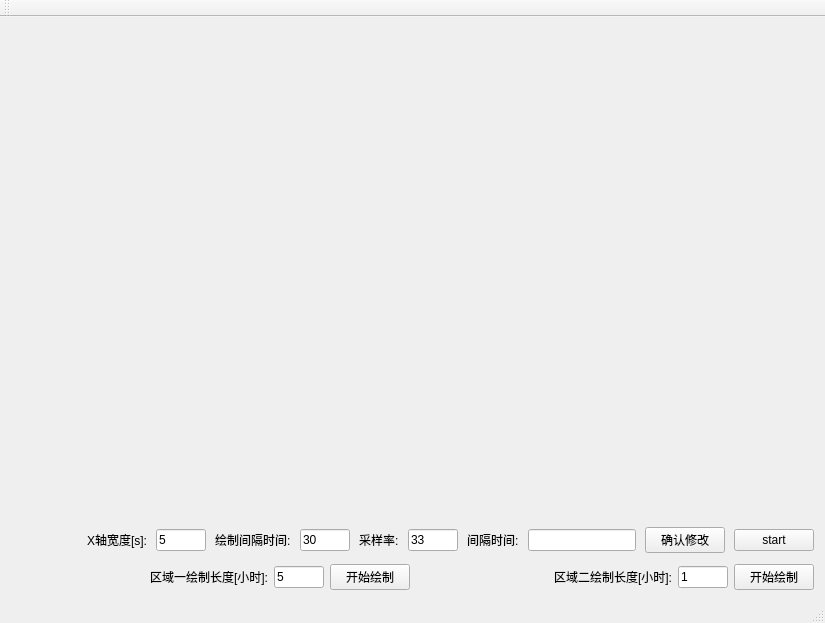
<?xml version="1.0" encoding="UTF-8"?>
<ui version="4.0">
 <class>MainWindow</class>
 <widget class="QMainWindow" name="MainWindow">
  <property name="geometry">
   <rect>
    <x>0</x>
    <y>0</y>
    <width>825</width>
    <height>623</height>
   </rect>
  </property>
  <property name="windowTitle">
   <string>MainWindow</string>
  </property>
  <widget class="QWidget" name="centralWidget">
   <property name="styleSheet">
    <string notr="true">QLabel, QLineEdit, QPushButton{
	font: 12pt &quot;Microsoft YaHei UI&quot;;
}</string>
   </property>
   <layout class="QVBoxLayout" name="verticalLayout" stretch="1,2,0,0">
    <item>
     <widget class="QwtPlot" name="qwtPlot">
      <property name="sizePolicy">
       <sizepolicy hsizetype="Preferred" vsizetype="Expanding">
        <horstretch>0</horstretch>
        <verstretch>0</verstretch>
       </sizepolicy>
      </property>
     </widget>
    </item>
    <item>
     <widget class="QwtPlot" name="qwtPlotTwo">
      <property name="sizePolicy">
       <sizepolicy hsizetype="Preferred" vsizetype="Expanding">
        <horstretch>0</horstretch>
        <verstretch>0</verstretch>
       </sizepolicy>
      </property>
     </widget>
    </item>
    <item>
     <layout class="QHBoxLayout" name="horizontalLayout">
      <property name="spacing">
       <number>9</number>
      </property>
      <item>
       <spacer name="horizontalSpacer_2">
        <property name="orientation">
         <enum>Qt::Horizontal</enum>
        </property>
        <property name="sizeHint" stdset="0">
         <size>
          <width>40</width>
          <height>20</height>
         </size>
        </property>
       </spacer>
      </item>
      <item>
       <widget class="QLabel" name="label_4">
        <property name="toolTip">
         <string>每秒采样次数</string>
        </property>
        <property name="text">
         <string>X轴宽度[s]:</string>
        </property>
        <property name="buddy">
         <cstring>leSamplingRate</cstring>
        </property>
       </widget>
      </item>
      <item>
       <widget class="QLineEdit" name="leXAxisWidth">
        <property name="maximumSize">
         <size>
          <width>50</width>
          <height>16777215</height>
         </size>
        </property>
        <property name="text">
         <string>5</string>
        </property>
       </widget>
      </item>
      <item>
       <widget class="QLabel" name="label_3">
        <property name="text">
         <string>绘制间隔时间:</string>
        </property>
        <property name="buddy">
         <cstring>leIntervalTime</cstring>
        </property>
       </widget>
      </item>
      <item>
       <widget class="QLineEdit" name="lePlotIntervalTime">
        <property name="maximumSize">
         <size>
          <width>50</width>
          <height>16777215</height>
         </size>
        </property>
        <property name="text">
         <string>30</string>
        </property>
       </widget>
      </item>
      <item>
       <widget class="QLabel" name="label">
        <property name="toolTip">
         <string>每秒采样次数</string>
        </property>
        <property name="text">
         <string>采样率:</string>
        </property>
        <property name="buddy">
         <cstring>leSamplingRate</cstring>
        </property>
       </widget>
      </item>
      <item>
       <widget class="QLineEdit" name="leSamplingRate">
        <property name="maximumSize">
         <size>
          <width>50</width>
          <height>16777215</height>
         </size>
        </property>
        <property name="text">
         <string>33</string>
        </property>
       </widget>
      </item>
      <item>
       <widget class="QLabel" name="label_2">
        <property name="text">
         <string>间隔时间:</string>
        </property>
        <property name="buddy">
         <cstring>leIntervalTime</cstring>
        </property>
       </widget>
      </item>
      <item>
       <widget class="QLineEdit" name="leIntervalTime">
        <property name="maximumSize">
         <size>
          <width>119</width>
          <height>16777215</height>
         </size>
        </property>
        <property name="readOnly">
         <bool>true</bool>
        </property>
       </widget>
      </item>
      <item>
       <widget class="QPushButton" name="btnConfirmModify">
        <property name="text">
         <string>确认修改</string>
        </property>
       </widget>
      </item>
      <item>
       <widget class="QPushButton" name="btnStart">
        <property name="text">
         <string>start</string>
        </property>
       </widget>
      </item>
     </layout>
    </item>
    <item>
     <widget class="QWidget" name="widget" native="true">
      <layout class="QHBoxLayout" name="horizontalLayout_2">
       <property name="leftMargin">
        <number>0</number>
       </property>
       <property name="topMargin">
        <number>5</number>
       </property>
       <property name="rightMargin">
        <number>0</number>
       </property>
       <property name="bottomMargin">
        <number>0</number>
       </property>
       <item>
        <spacer name="horizontalSpacer">
         <property name="orientation">
          <enum>Qt::Horizontal</enum>
         </property>
         <property name="sizeHint" stdset="0">
          <size>
           <width>40</width>
           <height>20</height>
          </size>
         </property>
        </spacer>
       </item>
       <item>
        <widget class="QLabel" name="label_5">
         <property name="toolTip">
          <string>每秒采样次数</string>
         </property>
         <property name="text">
          <string>区域一绘制长度[小时]:</string>
         </property>
         <property name="buddy">
          <cstring>leSamplingRate</cstring>
         </property>
        </widget>
       </item>
       <item>
        <widget class="QLineEdit" name="leDrawLength">
         <property name="maximumSize">
          <size>
           <width>50</width>
           <height>16777215</height>
          </size>
         </property>
         <property name="text">
          <string>5</string>
         </property>
        </widget>
       </item>
       <item>
        <widget class="QPushButton" name="btnDrawHistory">
         <property name="text">
          <string>开始绘制</string>
         </property>
        </widget>
       </item>
       <item>
        <spacer name="horizontalSpacer_3">
         <property name="orientation">
          <enum>Qt::Horizontal</enum>
         </property>
         <property name="sizeHint" stdset="0">
          <size>
           <width>40</width>
           <height>20</height>
          </size>
         </property>
        </spacer>
       </item>
       <item>
        <widget class="QLabel" name="label_6">
         <property name="toolTip">
          <string>每秒采样次数</string>
         </property>
         <property name="text">
          <string>区域二绘制长度[小时]:</string>
         </property>
         <property name="buddy">
          <cstring>leSamplingRate</cstring>
         </property>
        </widget>
       </item>
       <item>
        <widget class="QLineEdit" name="leSecondDrawLength">
         <property name="maximumSize">
          <size>
           <width>50</width>
           <height>16777215</height>
          </size>
         </property>
         <property name="text">
          <string>1</string>
         </property>
        </widget>
       </item>
       <item>
        <widget class="QPushButton" name="btnSecondDrawHistory">
         <property name="text">
          <string>开始绘制</string>
         </property>
        </widget>
       </item>
      </layout>
     </widget>
    </item>
   </layout>
  </widget>
  <widget class="QMenuBar" name="menuBar">
   <property name="geometry">
    <rect>
     <x>0</x>
     <y>0</y>
     <width>825</width>
     <height>23</height>
    </rect>
   </property>
  </widget>
  <widget class="QToolBar" name="mainToolBar">
   <attribute name="toolBarArea">
    <enum>TopToolBarArea</enum>
   </attribute>
   <attribute name="toolBarBreak">
    <bool>false</bool>
   </attribute>
  </widget>
  <widget class="QStatusBar" name="statusBar"/>
 </widget>
 <layoutdefault spacing="6" margin="11"/>
 <customwidgets>
  <customwidget>
   <class>QwtPlot</class>
   <extends>QFrame</extends>
   <header>qwt_plot.h</header>
  </customwidget>
 </customwidgets>
 <resources/>
 <connections/>
</ui>
